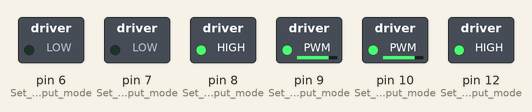
Simulated run of this sketch. Board: Arduino Uno, built with avr-gcc and run on an emulated ATmega328P. Parts: switched loads named in the sketch (green lamp = pin HIGH).

Above: at 0.05 s.
At 3.95 s:
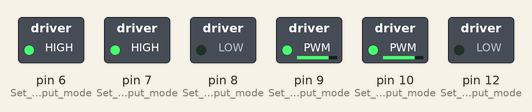
Timing chart, 0 to 4.6 s (numbered marks = the images above):
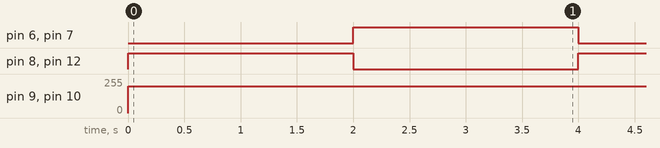

Measured:
- by itself, pin 9 (Set_pin9_to_output_mode), pin 10 (Set_pin10_to_output_mode): 0/255 → 200/255 at 0.00 s
- by itself, pin 6 (Set_pin6_to_output_mode), pin 7 (Set_pin7_to_output_mode), pin 8 (Set_pin8_to_output_mode), pin 12 (Set_pin12_to_output_mode): alternates HIGH for 2.0 s and LOW for 2.0 s

The sketch:

DC_motor.ino
```cpp
void setup(){           //Set parameter function
pinMode(6, OUTPUT);    //Set pin6 to output mode
pinMode(7, OUTPUT);    //Set pin7 to output mode
pinMode(8, OUTPUT);    //Set pin8 to output mode
pinMode(9, OUTPUT);    //Set pin9 to output mode
pinMode(10, OUTPUT);   //Set pin10 to output mode
pinMode(12, OUTPUT);   //Set pin12 to output mode
}
void loop(){            //The main loop function
analogWrite(10,200);    //pin10 output duty ratio of 200:55 of the PWM signal
digitalWrite(12,HIGH);  //pin12 output high level
digitalWrite(6,LOW);    //pin6 output low level

analogWrite(9,200);     //pin9 output duty ratio of 200:55 of the PWM signal
digitalWrite(8,HIGH);   //pin2 output high level
digitalWrite(7,LOW);    //pin7 output low level
delay(2000);            //delay 2000ms

analogWrite(10,200);    //pin10 output duty ratio of 200:55 of the PWM signal
digitalWrite(12,LOW);   //pin12 output low level
digitalWrite(6,HIGH);   //pin6 output high level

analogWrite(9,200);     //pin9 output duty ratio of 200:55 of the PWM signal
digitalWrite(8,LOW);    //pin8 output low level
digitalWrite(7,HIGH);   //pin7 output high level
delay(2000);            //delay 2000ms
}
```
